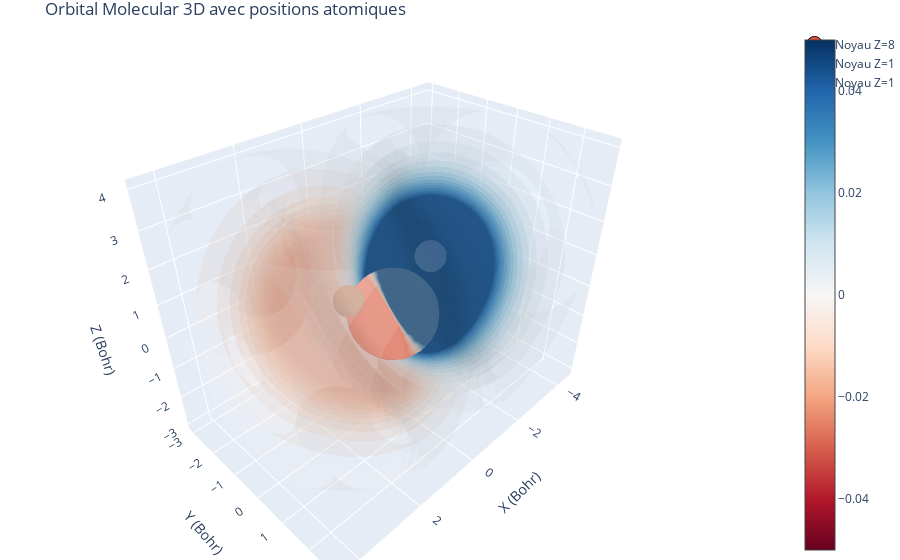

The notebook cell this image was saved under:
### Code cell
from quantchem.hartree_fock_utils import * 
# Supposons que rhf est ton objet RestrictedHartreeFock avec les attributs :
# rhf.atom_coordinates, rhf.nuclei_charges, rhf.basis_functions, rhf.mos (coefficients MO)
# et que tu veux visualiser l'orbital occupé n°0 (le premier)

grid_points, shape, spacing, X, Y, Z = generate_grid(rhf.atom_coordinates, spacing=0.2, padding=3.0)
values = evaluate_mo_on_grid(grid_points, rhf.basis_functions, rhf.mos, orbital_index=2)  # Orbital 0

plot_orbital_volume(values, X, Y, Z,
                   atom_coords=rhf.atom_coordinates,
                   atom_charges=rhf.nuclei_charges,
                   iso_range=0.05)

### Figure 1 — Plotly figure (JSON) as saved in the notebook; plotly's stock layout.template omitted (floating-point values rounded to 4 significant figures; data arrays with more than 128 entries replaced by an {"elided": "..."} marker saying what was removed)
{"data": [{"caps": {"x": {"show": false}, "y": {"show": false}, "z": {"show": false}}, "colorscale": [[0, "rgb(103,0,31)"], [0.1, "rgb(178,24,43)"], [0.2, "rgb(214,96,77)"], [0.3, "rgb(244,165,130)"], [0.4, "rgb(253,219,199)"], [0.5, "rgb(247,247,247)"], [0.6, "rgb(209,229,240)"], [0.7, "rgb(146,197,222)"], [0.8, "rgb(67,147,195)"], [0.9, "rgb(33,102,172)"], [1, "rgb(5,48,97)"]], "isomax": 0.05, "isomin": -0.05, "opacity": 0.15, "surface": {"count": 30}, "type": "volume", "value": {"elided": "48600 float values"}, "x": {"elided": "48600 float values"}, "y": {"elided": "48600 float values"}, "z": {"elided": "48600 float values"}}, {"marker": {"color": 8, "colorscale": [[0, "#440154"], [0.1111, "#482878"], [0.2222, "#3e4989"], [0.3333, "#31688e"], [0.4444, "#26828e"], [0.5556, "#1f9e89"], [0.6667, "#35b779"], [0.7778, "#6ece58"], [0.8889, "#b5de2b"], [1, "#fde725"]], "line": {"color": "black", "width": 1}, "opacity": 1, "size": 32}, "mode": "markers", "name": "Noyau Z=8", "type": "scatter3d", "x": [0], "y": [0], "z": [0]}, {"marker": {"color": 1, "colorscale": [[0, "#440154"], [0.1111, "#482878"], [0.2222, "#3e4989"], [0.3333, "#31688e"], [0.4444, "#26828e"], [0.5556, "#1f9e89"], [0.6667, "#35b779"], [0.7778, "#6ece58"], [0.8889, "#b5de2b"], [1, "#fde725"]], "line": {"color": "black", "width": 1}, "opacity": 1, "size": 11}, "mode": "markers", "name": "Noyau Z=1", "type": "scatter3d", "x": [1.431], "y": [0], "z": [1.108]}, {"marker": {"color": 1, "colorscale": [[0, "#440154"], [0.1111, "#482878"], [0.2222, "#3e4989"], [0.3333, "#31688e"], [0.4444, "#26828e"], [0.5556, "#1f9e89"], [0.6667, "#35b779"], [0.7778, "#6ece58"], [0.8889, "#b5de2b"], [1, "#fde725"]], "line": {"color": "black", "width": 1}, "opacity": 1, "size": 11}, "mode": "markers", "name": "Noyau Z=1", "type": "scatter3d", "x": [-1.431], "y": [0], "z": [1.108]}], "layout": {"margin": {"b": 0, "l": 0, "r": 0, "t": 30}, "scene": {"aspectmode": "data", "xaxis": {"title": {"text": "X (Bohr)"}}, "yaxis": {"title": {"text": "Y (Bohr)"}}, "zaxis": {"title": {"text": "Z (Bohr)"}}}, "title": {"text": "Orbital Molecular 3D avec positions atomiques"}}}
